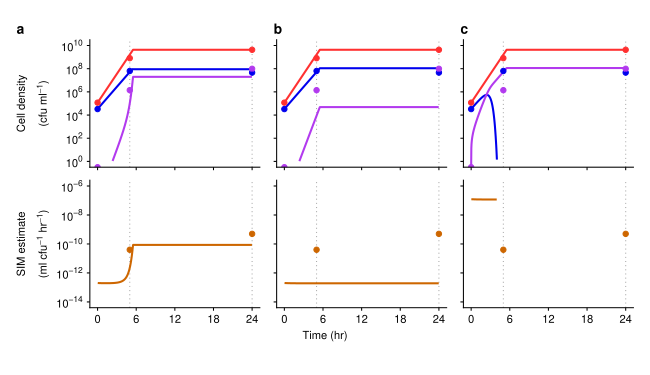

This chart was generated by the following R code:
# Load packages -----------------------------------------------------------
library(tidyverse)
library(readxl)
library(patchwork)
library(scales)
library(cowplot)
library(ggpubr)
library(rstatix)  
library(ggpubr)
library(ggpmisc)
library(egg)
library(grid)
theme_set(theme_cowplot())
# Plot filtering ----------------------------------------------------------
Incubation_time = 24 # The max incubation time for the x-axis
num_of_rows_to_skip = 100 # This skips datapoints so that the ggplot linetypes will work

# General plotting customization -------------------------------------------------
Figure_height = 3.75
Figure_width = 6.5
Figure_label_size = 10
plot_width = 1.7
text_size_axis_title = 8
text_size_axis_tick_labels = 8
axis_line_size = 0.75/(ggplot2::.pt*72.27/96) # pt size for the axis lines
axis_tick_size = 0.75/(ggplot2::.pt*72.27/96)
axis_tick_lengths = 0.03
x_axis_min = 0
x_axis_max = 24
x_axis_breaks = c(0,6,12,18,24)
x_axis_label = "Time (hr)"
margins_top_left <- c(0,0,0,0.0)
margins_bottom_left <- c(0.1,0,0,0.0)
margins_top_right <- c(0,0,0,0.0)
margins_bottom_right <- c(0.1,0,0,0.0)

# Density plotting customization -------------------------------------------------
density_cell_colors <- c('firebrick1', 'blue2', 'darkorchid2') # the line colors for donor, recipient, and transconjugant trajectories
density_linetype = 'solid' # the linetype used to plot the density trajectories
density_line_size = 1.5/(ggplot2::.pt*72.27/96) # pt size for the density trajectories
density_line_dodge = 0.5 # to jitter the overlapping density trajectories
density_y_axis_min = 1
density_y_axis_max = 1e10
density_y_axis_number_of_ticks = 4
density_height = plot_width*0.75
density_y_axis_label = expression(atop("Cell density", paste("(cfu ", 'ml'^-1, ")")))
point_size = 1.5
# SIM plotting customization -------------------------------------------------
SIM_set_conjugation_rate_color = c(rgb(169, 169, 169, maxColorValue = 255)) #darkgrey
SIM_set_conjugation_rate_linetype = 'dotted'
SIM_set_conjugation_rate_line_size = 0.75/(ggplot2::.pt*72.27/96)
SIM_line_size = 1.5/(ggplot2::.pt*72.27/96)
SIM_line_color = c(rgb(205, 102, 0, maxColorValue = 255)) #darkorange3
SIM_y_axis_number_of_ticks = 4
SIM_y_axis_min = 1e-14
SIM_y_axis_max = 1e-6
SIM_height = plot_width*0.75
SIM_y_axis_label = expression(atop("SIM estimate", paste("(ml ", 'cfu'^-1, ' hr'^-1, ")")))

# Load Experimental data ---------------------------------------------------------------
exp <- read.csv("Experimental_data/Average_experimental_densities.csv")
exp$Cell.type <- recode_factor(exp$Cell.type, "Dc" = "Donor", "Rc" = "Recipient", "Tc" = "Transconjugant")

expSIM <- read.csv("Experimental_data/Experimental_conjugation_rate.csv")
expSIM <- expSIM %>%
  filter(Set != 'D', Time != 4, Method != 'LDM')  %>%
  mutate(SIM = Conjugation.rate)


# a. ------------------------------------------------------------
dat <- read.csv("Monod_sim_data/M1.csv")
T_1 = (dat$Time[dat$Transconjugant>1]/3600)[1]
num_of_rows_to_skip = 100 # This skips datapoints so that the ggplot linetypes will work
dat2 <- dat %>%
  filter(row_number() %% num_of_rows_to_skip == 1)
dat1 <- dat2 %>%
  select(-X, -PlasmidFreeDonor) %>%
  gather(Cell.type, Density, 2:4) 

top_left <- ggplot(data = dat1 %>% filter(time < Incubation_time), aes(x = time, y = Density, color = Cell.type)) +
  geom_vline(xintercept = 5, color = SIM_set_conjugation_rate_color, linetype = SIM_set_conjugation_rate_linetype, size = SIM_set_conjugation_rate_line_size) +
  geom_vline(xintercept = 24, color = SIM_set_conjugation_rate_color, linetype = SIM_set_conjugation_rate_linetype, size = SIM_set_conjugation_rate_line_size) +
  geom_line(size = density_line_size, linetype = density_linetype) +
  geom_point(data = exp %>% filter(Time != 4), aes(x = Time, y = Density, color = Cell.type), size = point_size)+
  geom_errorbar(data = exp %>% filter(Time != 4), aes(x = Time, ymin = Density - SE, ymax = Density + SE), width=.1) +
  scale_color_manual(values = density_cell_colors) +
  scale_x_continuous(limits = c(x_axis_min, x_axis_max), breaks = x_axis_breaks)+
  scale_y_log10(limits = c(density_y_axis_min, density_y_axis_max), breaks = scales::trans_breaks("log10", function(x) 10^x, n = density_y_axis_number_of_ticks), labels = scales::trans_format("log10", scales::math_format(10^.x))) +
  ylab(density_y_axis_label) + 
  theme(axis.title.x = element_blank()) +
  theme(axis.title = element_text(size = text_size_axis_title)) +
  theme(axis.line.y = element_line(size = axis_line_size)) +
  theme(axis.line.x = element_line(size = axis_line_size)) +
  theme(axis.ticks = element_line(size = axis_tick_size))+
  theme(axis.ticks.length = unit(axis_tick_lengths, 'in'))+
  theme(axis.text.y = element_text(size = text_size_axis_tick_labels))+
  theme(axis.text.x = element_blank()) +
  theme(legend.position = "none") +
  theme(plot.margin = unit(margins_top_left, "in"))

bottom_left <- ggplot(data = dat1, aes(x = time, y = SIM)) +
  geom_vline(xintercept = 5, color = SIM_set_conjugation_rate_color, linetype = SIM_set_conjugation_rate_linetype, size = SIM_set_conjugation_rate_line_size) +
  geom_vline(xintercept = 24, color = SIM_set_conjugation_rate_color, linetype = SIM_set_conjugation_rate_linetype, size = SIM_set_conjugation_rate_line_size) +
  geom_line(size = SIM_line_size, color = SIM_line_color) +
  geom_point(data = expSIM, aes(x = Time, y = Conjugation.rate), size = point_size, color = SIM_line_color) +
  geom_errorbar(data = expSIM , aes(x = Time, ymin = Conjugation.rate - SE, ymax = Conjugation.rate + SE), width=.1, color = SIM_line_color) +
  scale_x_continuous(limits = c(x_axis_min, x_axis_max), breaks = x_axis_breaks)+
  scale_y_log10(limits=c(SIM_y_axis_min, SIM_y_axis_max), breaks = scales::trans_breaks("log10", function(x) 10^x, n = SIM_y_axis_number_of_ticks), labels = scales::trans_format("log10", scales::math_format(10^.x))) +
  ylab(SIM_y_axis_label) + 
  theme(axis.title.x = element_blank()) +
  theme(axis.title = element_text(size = text_size_axis_title)) +
  theme(axis.line.y = element_line(size = axis_line_size)) +
  theme(axis.line.x = element_line(size = axis_line_size)) +
  theme(axis.ticks = element_line(size = axis_tick_size))+
  theme(axis.ticks.length = unit(axis_tick_lengths, 'in'))+
  theme(axis.text = element_text(size = text_size_axis_tick_labels))+
  theme(legend.position = "none") +
  theme(plot.margin = unit(margins_bottom_left, "in"))

# b. ---------------------------------------------------------------
dat <- read.csv("Monod_sim_data/M2.csv")
T_1 = (dat$Time[dat$Transconjugant>1]/3600)[1]
num_of_rows_to_skip = 100 # This skips datapoints so that the ggplot linetypes will work
dat2 <- dat %>%
  filter(row_number() %% num_of_rows_to_skip == 1)
dat1 <- dat2 %>%
  select(-X, -PlasmidFreeDonor) %>%
  gather(Cell.type, Density, 2:4) 

top_middle <- ggplot(data = dat1 %>% filter(time < Incubation_time), aes(x = time, y = Density, color = Cell.type)) +
  geom_vline(xintercept = 5, color = SIM_set_conjugation_rate_color, linetype = SIM_set_conjugation_rate_linetype, size = SIM_set_conjugation_rate_line_size) +
  geom_vline(xintercept = 24, color = SIM_set_conjugation_rate_color, linetype = SIM_set_conjugation_rate_linetype, size = SIM_set_conjugation_rate_line_size) +
  geom_line(size = density_line_size, linetype = density_linetype) +
  geom_point(data = exp %>% filter(Time != 4), aes(x = Time, y = Density, color = Cell.type), size = point_size)+
  geom_errorbar(data = exp %>% filter(Time != 4), aes(x = Time, ymin = Density - SE, ymax = Density + SE), width=.1) +
  scale_color_manual(values = density_cell_colors) +
  scale_x_continuous(limits = c(x_axis_min, x_axis_max), breaks = x_axis_breaks)+
  scale_y_log10(limits = c(density_y_axis_min, density_y_axis_max), breaks = scales::trans_breaks("log10", function(x) 10^x, n = density_y_axis_number_of_ticks), labels = scales::trans_format("log10", scales::math_format(10^.x))) +
  theme(axis.title.y = element_blank()) +
  theme(axis.title.x = element_blank()) +
  theme(axis.line.y = element_line(size = axis_line_size)) +
  theme(axis.line.x = element_line(size = axis_line_size)) +
  theme(axis.ticks = element_line(size = axis_tick_size))+
  theme(axis.ticks.length = unit(axis_tick_lengths, 'in'))+
  theme(axis.text = element_blank())+
  theme(legend.position = "none") +
  theme(plot.margin = unit(margins_top_right, "in"))

bottom_middle <- ggplot(data = dat1, aes(x = time, y = SIM)) +
  geom_vline(xintercept = 5, color = SIM_set_conjugation_rate_color, linetype = SIM_set_conjugation_rate_linetype, size = SIM_set_conjugation_rate_line_size) +
  geom_vline(xintercept = 24, color = SIM_set_conjugation_rate_color, linetype = SIM_set_conjugation_rate_linetype, size = SIM_set_conjugation_rate_line_size) +
  geom_line(size = SIM_line_size, color = SIM_line_color) +
  geom_point(data = expSIM, aes(x = Time, y = Conjugation.rate), size = point_size, color = SIM_line_color) +
  geom_errorbar(data = expSIM , aes(x = Time, ymin = Conjugation.rate - SE, ymax = Conjugation.rate + SE), width=.1, color = SIM_line_color) +
  scale_x_continuous(limits = c(x_axis_min, x_axis_max), breaks = x_axis_breaks)+
  scale_y_log10(limits=c(SIM_y_axis_min, SIM_y_axis_max), breaks = scales::trans_breaks("log10", function(x) 10^x, n = SIM_y_axis_number_of_ticks), labels = scales::trans_format("log10", scales::math_format(10^.x))) +
  theme(axis.title.y = element_blank()) +
  theme(axis.title.x = element_blank()) +
  theme(axis.title = element_text(size = text_size_axis_title)) +
  theme(axis.line.y = element_line(size = axis_line_size)) +
  theme(axis.line.x = element_line(size = axis_line_size)) +
  theme(axis.ticks = element_line(size = axis_tick_size))+
  theme(axis.ticks.length = unit(axis_tick_lengths, 'in'))+
  theme(axis.text.y = element_blank())+
  theme(axis.text.x = element_text(size = text_size_axis_tick_labels))+
  theme(legend.position = "none") +
  theme(plot.margin = unit(margins_bottom_right, "in"))

# c. ---------------------------------------------------------------
dat <- read.csv("Monod_sim_data/M3.csv")
T_1 = (dat$Time[dat$Transconjugant>1]/3600)[1]
num_of_rows_to_skip = 100 # This skips datapoints so that the ggplot linetypes will work
dat2 <- dat %>%
  filter(row_number() %% num_of_rows_to_skip == 1)
dat1 <- dat2 %>%
  select(-X, -PlasmidFreeDonor) %>%
  gather(Cell.type, Density, 2:4) 

top_right <- ggplot(data = dat1 %>% filter(time < Incubation_time), aes(x = time, y = Density, color = Cell.type)) +
  geom_vline(xintercept = 5, color = SIM_set_conjugation_rate_color, linetype = SIM_set_conjugation_rate_linetype, size = SIM_set_conjugation_rate_line_size) +
  geom_vline(xintercept = 24, color = SIM_set_conjugation_rate_color, linetype = SIM_set_conjugation_rate_linetype, size = SIM_set_conjugation_rate_line_size) +
  geom_line(size = density_line_size, linetype = density_linetype) +
  geom_point(data = exp %>% filter(Time != 4), aes(x = Time, y = Density, color = Cell.type), size = point_size)+
  geom_errorbar(data = exp %>% filter(Time != 4), aes(x = Time, ymin = Density - SE, ymax = Density + SE), width=.1) +
  scale_color_manual(values = density_cell_colors) +
  scale_x_continuous(limits = c(x_axis_min, x_axis_max), breaks = x_axis_breaks)+
  scale_y_log10(limits = c(density_y_axis_min, density_y_axis_max), breaks = scales::trans_breaks("log10", function(x) 10^x, n = density_y_axis_number_of_ticks), labels = scales::trans_format("log10", scales::math_format(10^.x))) +
  theme(axis.title.y = element_blank()) +
  theme(axis.title.x = element_blank()) +
  theme(axis.line.y = element_line(size = axis_line_size)) +
  theme(axis.line.x = element_line(size = axis_line_size)) +
  theme(axis.ticks = element_line(size = axis_tick_size))+
  theme(axis.ticks.length = unit(axis_tick_lengths, 'in'))+
  theme(axis.text = element_blank())+
  theme(legend.position = "none") +
  theme(plot.margin = unit(margins_top_right, "in"))

bottom_right <- ggplot(data = dat1 %>% filter(time < 4), aes(x = time, y = SIM)) +
  geom_vline(xintercept = 5, color = SIM_set_conjugation_rate_color, linetype = SIM_set_conjugation_rate_linetype, size = SIM_set_conjugation_rate_line_size) +
  geom_vline(xintercept = 24, color = SIM_set_conjugation_rate_color, linetype = SIM_set_conjugation_rate_linetype, size = SIM_set_conjugation_rate_line_size) +
  geom_line(size = SIM_line_size, color = SIM_line_color) +
  geom_point(data = expSIM, aes(x = Time, y = Conjugation.rate), size = point_size, color = SIM_line_color) +
  geom_errorbar(data = expSIM , aes(x = Time, ymin = Conjugation.rate - SE, ymax = Conjugation.rate + SE), width=.1, color = SIM_line_color) +
  scale_x_continuous(limits = c(x_axis_min, x_axis_max), breaks = x_axis_breaks)+
  scale_y_log10(limits=c(SIM_y_axis_min, SIM_y_axis_max), breaks = scales::trans_breaks("log10", function(x) 10^x, n = SIM_y_axis_number_of_ticks), labels = scales::trans_format("log10", scales::math_format(10^.x))) +
  theme(axis.title.y = element_blank()) +
  theme(axis.title.x = element_blank()) +
  theme(axis.title = element_text(size = text_size_axis_title)) +
  theme(axis.line.y = element_line(size = axis_line_size)) +
  theme(axis.line.x = element_line(size = axis_line_size)) +
  theme(axis.ticks = element_line(size = axis_tick_size))+
  theme(axis.ticks.length = unit(axis_tick_lengths, 'in'))+
  theme(axis.text.y = element_blank())+
  theme(axis.text.x = element_text(size = text_size_axis_tick_labels))+
  theme(legend.position = "none") +
  theme(plot.margin = unit(margins_bottom_right, "in"))

# Fig assemble with patchwork ------------------------------------------------------------
Figleft <- (top_left / bottom_left) + 
  plot_layout(widths = unit(c(plot_width), units = c('in')), heights = unit(c(density_height, SIM_height), c('in', 'in')))

Figmiddle <- (top_middle / bottom_middle) + 
  plot_layout(widths = unit(c(plot_width), units = c('in')), heights = unit(c(density_height, SIM_height), c('in', 'in')))

Figright <- (top_right / bottom_right) + 
  plot_layout(widths = unit(c(plot_width), units = c('in')), heights = unit(c(density_height, SIM_height), c('in', 'in')))

Fig <- (Figleft | Figmiddle| Figright)  +
  plot_annotation(tag_levels = list(c('a', '', 'b', '', 'c', ''))) & 
  theme(plot.tag.position = c(0, 1.1), plot.tag = element_text(size = Figure_label_size))

x.grob <- textGrob(x_axis_label, gp=gpar(fontsize=text_size_axis_title))
Figure <- grid.arrange(as_grob(Fig), x.grob, nrow = 2, heights = unit(c(density_height+SIM_height+0.4, 0.1), c("in", "in")))
save_plot("SI_Fig6.pdf", plot = Figure, base_width = Figure_width, base_height = Figure_height)
